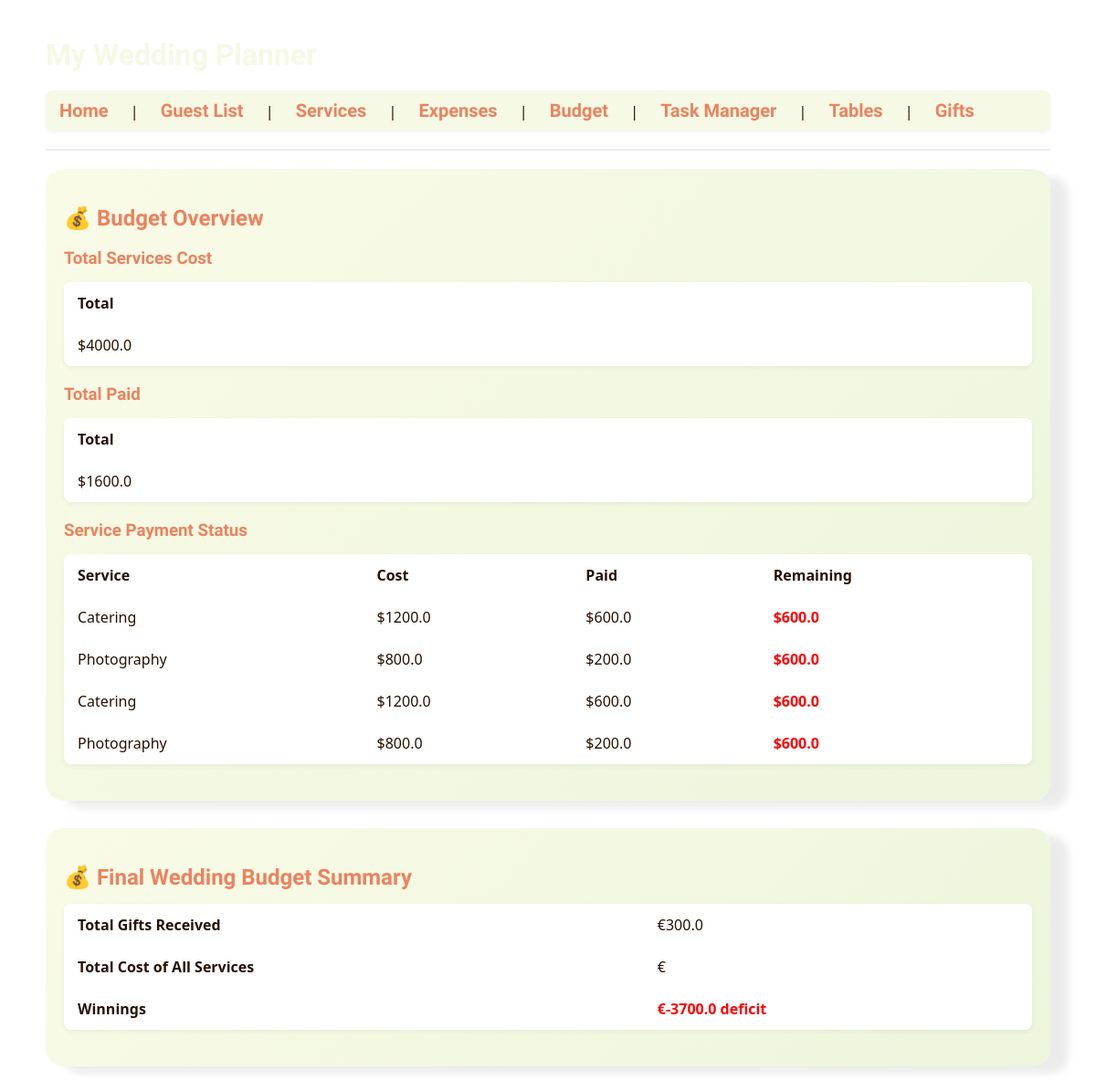
The page /budget on the database as committed earlier.
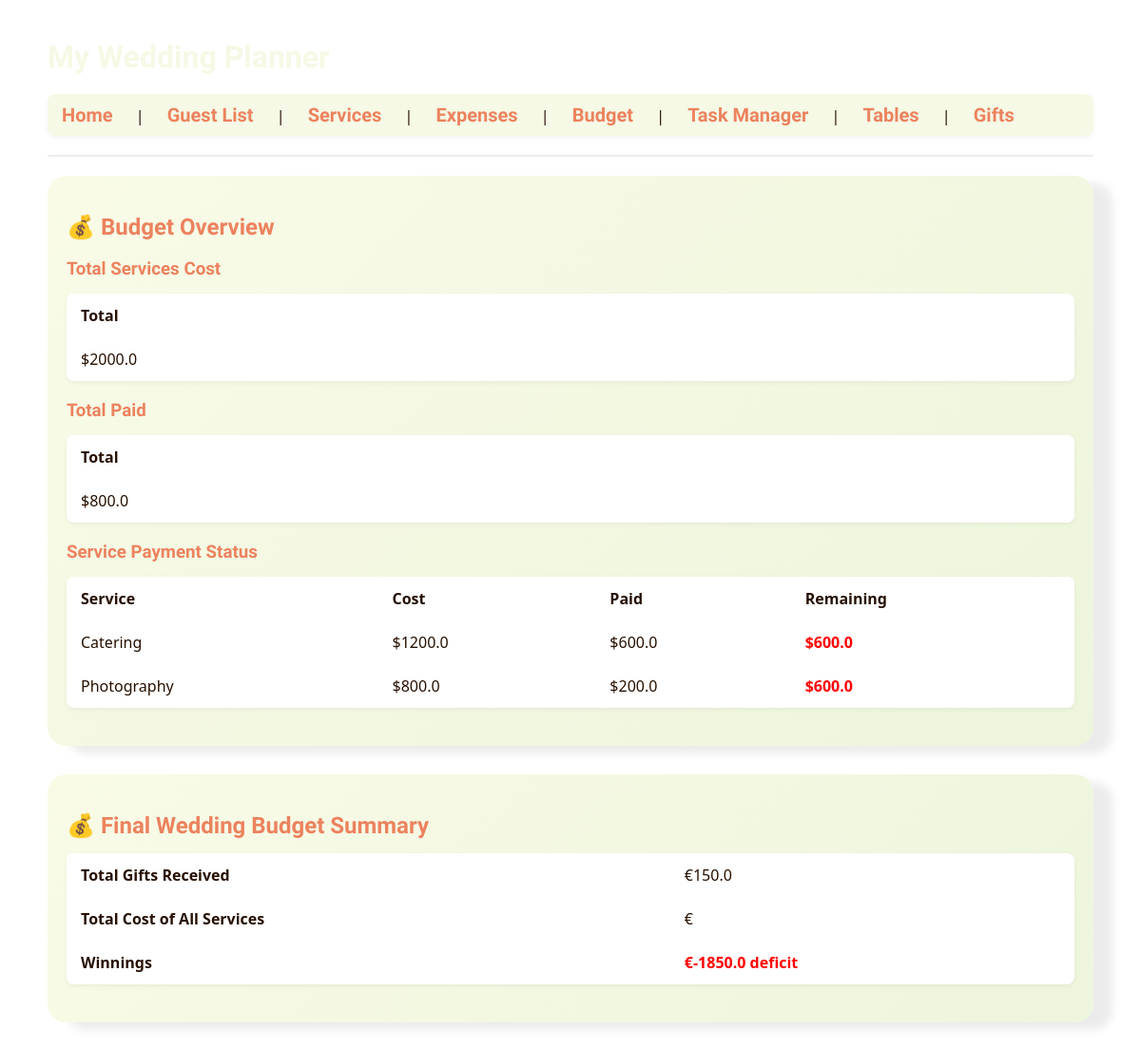
The same page on the database as committed later.
### tables this page shows
CREATE TABLE expenses (
        id INTEGER PRIMARY KEY AUTOINCREMENT,
        service TEXT,
        price REAL,
        paid REAL
    );

### app.py (the view)
@app.route('/budget')
def budget_overview():
    conn = get_db_connection()
    expenses = conn.execute('SELECT * FROM expenses').fetchall()
    guests = conn.execute('SELECT * FROM guests').fetchall()
    conn.close()
    total_cost = sum(e['price'] for e in expenses)
    total_paid = sum(e['paid'] for e in expenses)
    expenses = [
        {**dict(e), 'remaining': e['price'] - e['paid']}
        for e in expenses
    ]
    total_gifts = sum(g['gift_amount'] for g in guests)
    final_budget = total_gifts - total_cost
    return render_template('budget.html',
                           expenses=expenses,
                           total_cost=total_cost,
                           total_paid=total_paid,
                           total_gifts=total_gifts,
                           final_budget=final_budget)

### app.py (called while the page is built)
def get_db_connection():
    conn = sqlite3.connect(DB_PATH)
    conn.row_factory = sqlite3.Row
    return conn

### templates/budget.html
{% extends 'layout.html' %}
{% block content %}
<div class="content-box">
<h2>💰 Budget Overview</h2>
<h3>Total Services Cost</h3>
<table>
    <tr>
        <th>Total</th>
    </tr>
    <tr>
        <td>${{ total_cost }}</td>
    </tr>
</table>
<h3>Total Paid</h3>
<table>
    <tr>
        <th>Total</th>
    </tr>
    <tr>
        <td>${{ total_paid }}</td>
    </tr>
</table>
<h3>Service Payment Status</h3>
{% if expenses %}
<table>
    <tr>
        <th>Service</th>
        <th>Cost</th>
        <th>Paid</th>
        <th>Remaining</th>
    </tr>
    {% for e in expenses %}
    <tr>
        <td>{{ e.service }}</td>
        <td>${{ e.price }}</td>
        <td>${{ e.paid }}</td>
        <td>
            {% if e.remaining > 0 %}
                <strong style="color:red">${{ e.remaining }}</strong>
            {% else %}
                <span style="color:green">Paid</span>
            {% endif %}
        </td>
    </tr>
    {% endfor %}
</table>
{% else %}
<p>No expenses recorded yet.</p>
{% endif %}
</div>
<div class="content-box">
<h2>💰 Final Wedding Budget Summary</h2>
<table>
  <tr>
    <th>Total Gifts Received</th>
    <td>€{{ total_gifts }}</td>
  </tr>
  <tr>
    <th>Total Cost of All Services</th>
    <td>€{{ total_services_cost }}</td>
  </tr>
  <tr>
    <th>Winnings</th>
    <td>
      {% if final_budget >= 0 %}
        <span style="color: green; font-weight: bold;">
          €{{ final_budget }} surplus
        </span>
      {% else %}
        <span style="color: red; font-weight: bold;">
          €{{ final_budget }} deficit
        </span>
      {% endif %}
    </td>
  </tr>
</table>
</div>
{% endblock %}

Rows that differ between the two databases and show on the page:
removed expenses: service "Catering", price "1200.0", paid "600.0", remaining "600.0"
removed expenses: service "Photography", price "800.0", paid "200.0", remaining "600.0"
Other text that changed with them:
{{ total_cost }}: "4000.0" → "2000.0"
{{ total_paid }}: "1600.0" → "800.0"
{{ total_gifts }}: "300.0" → "150.0"
{{ final_budget }}: "-3700.0" → "-1850.0"
